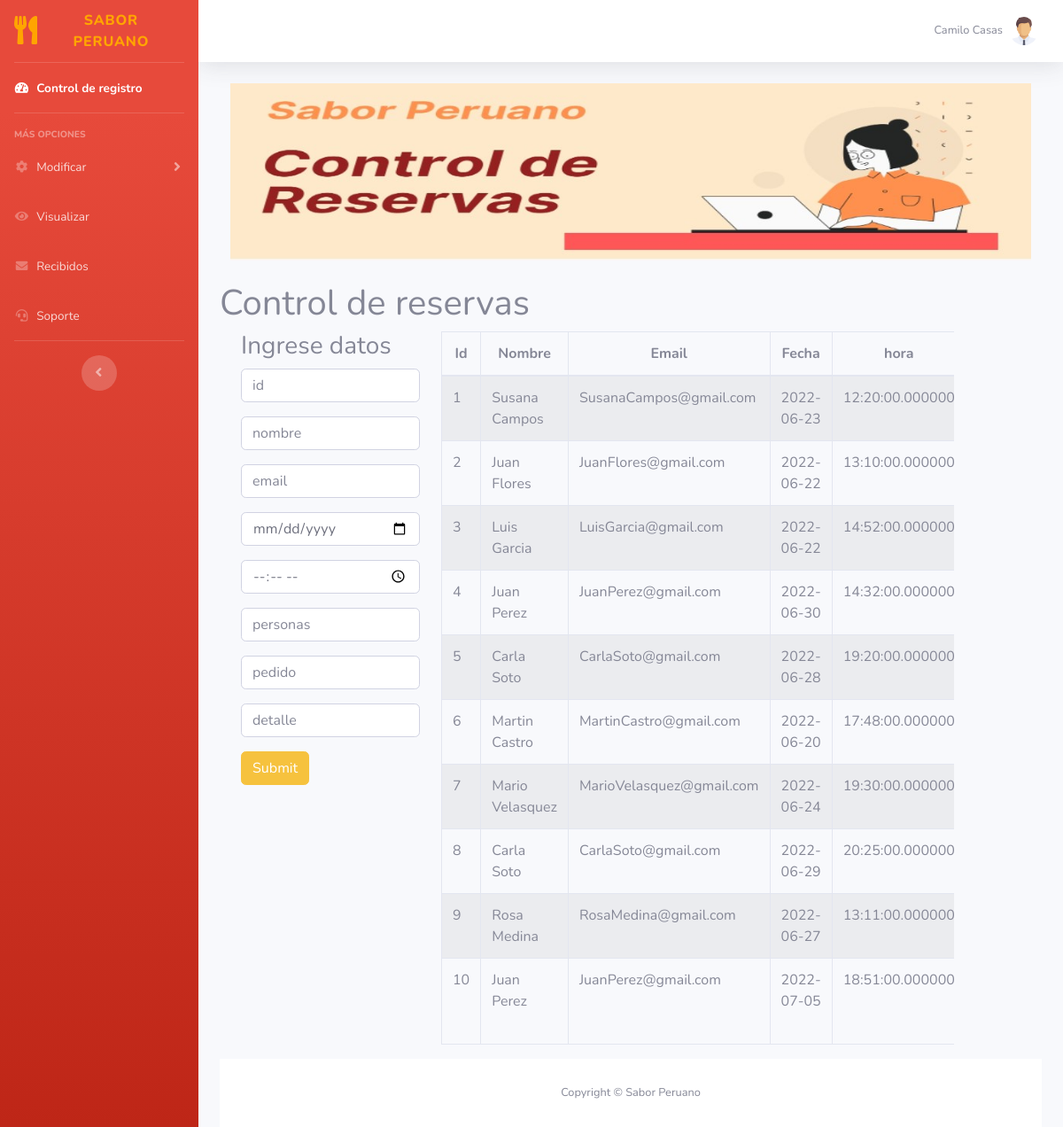
/views/PReservas.php (signed in), run on the app's committed database.
### tables this page shows
CREATE TABLE `reservas` (
  `id` int(11) NOT NULL,
  `nombre` varchar(200) NOT NULL,
  `email` varchar(200) NOT NULL,
  `fecha` date NOT NULL,
  `hora` time(6) NOT NULL,
  `personas` int(3) NOT NULL,
  `pedido` varchar(200) NOT NULL,
  `detalle` varchar(200) DEFAULT NULL,
  `estado` varchar(200) DEFAULT NULL
);

### views/PReservas.php (the view, shortened to what this page needs)
<?php require_once "inicio_sesion/dashboard/vistas/parte_superior.php"?>
<div class="container">
<center><img src="/RESTAURANTE/views/img/pp2.jpg" alt="" class="col-md-12" ></center><br>
    <h1>Control de reservas</h1>
 <?php
$objeto = new Conexion();
$conexion = $objeto->Conectar();
$consulta = "SELECT id, nombre, email, fecha, hora, personas, pedido, detalle, estado FROM reservas";
$resultado = $conexion->prepare($consulta);
$resultado->execute();
$data=$resultado->fetchAll(PDO::FETCH_ASSOC);
include("../controllers/controlador_PReservas_conexion_v2.php");
?>
<div class="container">
         <div class="row">
            <div class="col-md-3">
                            <h3>Ingrese datos</h3>
                            <form action="../controllers/controlador_conexion_insertar_reservas.php" method="POST">
<input type="text" class="form-control mb-3" name="id" placeholder="id" required>
<input type="text" class="form-control mb-3" name="nombre" placeholder="nombre" required>
<input type="email" class="form-control mb-3" name="email" placeholder="email" required>
<input type="date" class="form-control mb-3" name="fecha" placeholder="fecha" required>
<input type="time" class="form-control mb-3" name="hora" placeholder="hora" required>
<input type="number" class="form-control mb-3" name="personas" placeholder="personas" required>
<input type="text" class="form-control mb-3" name="pedido" placeholder="pedido" required>
<input type="text" class="form-control mb-3" name="detalle" placeholder="detalle">
<input type="submit" class="btn btn-warning">
</form>
                        </div>
        <div class="col-md-8">
                    <div class="table-responsive">
                        <table id="tablaPersonas" class="table table-striped table-bordered table-condensed" style="width:100%">
                        <thead class="text-center">
                            <tr>
                                <th>Id</th>
                                <th>Nombre</th>
                                <th>Email</th>
                                <th>Fecha</th>
                                <th>hora</th>
                            </tr>
                        </thead>
                        <tbody>
                            <?php
                             foreach($data as $dat) {
                            ?>
                            <tr>
                                <td><?php echo $dat['id'] ?></td>
                                <td><?php echo $dat['nombre'] ?></td>
                                <td><?php echo $dat['email'] ?></td>
                                <td><?php echo $dat['fecha'] ?></td>
                                <td><?php echo $dat['hora'] ?></td>
                                </tr>
                                        <?php
                                            }
                                        ?>
                        </tbody>
                       </table>
                    </div>
                </div>
</div>
<?php require_once "inicio_sesion/dashboard/vistas/parte_inferior.php"?>

### data on the page
reservas: id "1", nombre "Susana Campos", email "SusanaCampos@gmail.com", fecha "2022-06-23", hora "12:20:00.000000"
reservas: id "2", nombre "Juan Flores", email "JuanFlores@gmail.com", fecha "2022-06-22", hora "13:10:00.000000"
reservas: id "3", nombre "Luis Garcia", email "LuisGarcia@gmail.com", fecha "2022-06-22", hora "14:52:00.000000"
reservas: id "4", nombre "Juan Perez", email "JuanPerez@gmail.com", fecha "2022-06-30", hora "14:32:00.000000"
reservas: id "5", nombre "Carla Soto", email "CarlaSoto@gmail.com", fecha "2022-06-28", hora "19:20:00.000000"
reservas: id "6", nombre "Martin Castro", email "MartinCastro@gmail.com", fecha "2022-06-20", hora "17:48:00.000000"
reservas: id "7", nombre "Mario Velasquez", email "MarioVelasquez@gmail.com", fecha "2022-06-24", hora "19:30:00.000000"
reservas: id "8", nombre "Carla Soto", email "CarlaSoto@gmail.com", fecha "2022-06-29", hora "20:25:00.000000"
reservas: id "9", nombre "Rosa Medina", email "RosaMedina@gmail.com", fecha "2022-06-27", hora "13:11:00.000000"
reservas: id "10", nombre "Juan Perez", email "JuanPerez@gmail.com", fecha "2022-07-05", hora "18:51:00.000000"

### other printed values
$_SESSION["s_usuario"] "Camilo Casas"
